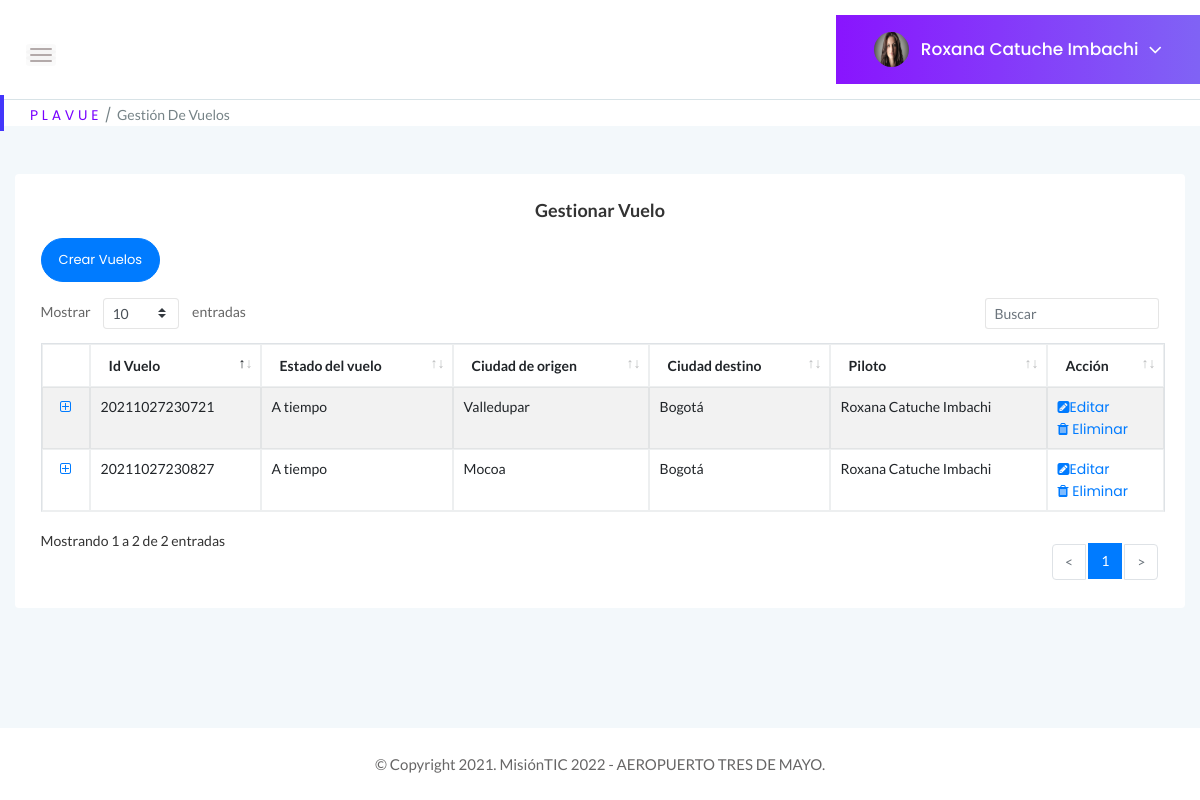
/GestionVuelos (signed in), run on the app's committed database.
### tables this page shows
CREATE TABLE Usuarios (Id_usuario BIGINT PRIMARY KEY, Documento BIGINT UNIQUE, tipoDocumento INTEGER REFERENCES tipo_documento (id_documento) ON DELETE RESTRICT ON UPDATE RESTRICT MATCH SIMPLE, contraseña VARCHAR NOT NULL, tipoPerfil INTEGER REFERENCES Perfil (Id_perfil) ON DELETE RESTRICT ON UPDATE RESTRICT, estadoUsuario INTEGER REFERENCES Estado (Id_estado) ON DELETE RESTRICT ON UPDATE RESTRICT, Nombre VARCHAR (100) NOT NULL, correo VARCHAR (100) UNIQUE NOT NULL, fechaNacimiento DATE, sexo INTEGER REFERENCES Genero (Id_genero) ON DELETE RESTRICT ON UPDATE RESTRICT, Celular BIGINT, nacionalidad INTEGER REFERENCES Nacionalidad (Id_pais) ON DELETE RESTRICT ON UPDATE RESTRICT, nombreContacto VARCHAR (100), numeroContacto BIGINT);

CREATE TABLE Vuelos (Id_vuelo INTEGER PRIMARY KEY UNIQUE, placa VARCHAR (20), aereolinea STRING, origen INTEGER, destino INTEGER, horaSalida TIME, horaLlegada TIME, fecha DATE, estado STRING, capacidad INT, reservas INTEGER, cupos INT, precio INT, piloto VARCHAR (100));

CREATE TABLE Ciudades (Id_ciudad INTEGER PRIMARY KEY, Ciudad VARCHAR (30));

### app.py (the view)
@app.route("/GestionVuelos", methods=["GET"])
def Gestion_Vuelos():
    if "usuario" in session:
        if request.method == "GET":
            try:
                with sqlite3.connect("Plavue.db") as con:
                    con.row_factory = sqlite3.Row
                    cur = con.cursor()
                    cur.execute("SELECT * FROM Usuarios WHERE correo = ?", [session["usuario"]])
                    query = cur.fetchone()
                with sqlite3.connect("Plavue.db") as con1:
                    con1.row_factory = sqlite3.Row
                    cur1 = con1.cursor()
                    cur1.execute("SELECT * FROM Vuelos")
                    query2 = cur1.fetchall()
                with sqlite3.connect("Plavue.db") as con2:
                    con2.row_factory = sqlite3.Row
                    cur2 = con2.cursor()
                    cur2.execute("SELECT * FROM Ciudades")
                    query3 = cur2.fetchall()
                return render_template("GestionVuelos.html", perfil = query, vuelos = query2, ciudad = query3)
            except Error as er:
                print('SQLite error: %s' % (' '.join(er.args)))
                print('SQLite traceback: ')
            return render_template("GestionVuelos.html")
    return render_template('Login.html')

### templates/GestionVuelos.html (shortened to what this page needs)
<!doctype html>
<html class="no-js" lang="es">
<head>
    <link rel="stylesheet" href="{{ url_for('static', filename='css/bootstrap.min.css') }}">
    <link rel="stylesheet" href="{{ url_for('static', filename='css/font-awesome.min.css') }}">
    <link rel="stylesheet" href="{{ url_for('static', filename='css/themify-icons.css') }}">
    <link rel="stylesheet" href="{{ url_for('static', filename='css/metisMenu.css') }}">
    <link rel="stylesheet" href="{{ url_for('static', filename='css/owl.carousel.min.css') }}">
    <link rel="stylesheet" href="{{ url_for('static', filename='css/slicknav.min.css') }}">
    <link rel="stylesheet" href="https://www.amcharts.com/lib/3/plugins/export/export.css" type="text/css" media="all" />
    <link rel="stylesheet" type="text/css" href="{{ url_for('static', filename='css/tables/jquery.dataTables.css') }}">
    <link rel="stylesheet" type="text/css" href="{{ url_for('static', filename='css/tables/dataTables.bootstrap4.min.css') }}">
    <link rel="stylesheet" type="text/css" href="{{ url_for('static', filename='css/tables/responsive.bootstrap.min.css') }}">
    <link rel="stylesheet" type="text/css" href="{{ url_for('static', filename='css/tables/responsive.jqueryui.min.css') }}">
    <link rel="stylesheet" href="{{ url_for('static', filename='css/typography.css') }}">
    <link rel="stylesheet" href="{{ url_for('static', filename='css/default-css.css') }}">
    <link rel="stylesheet" href="{{ url_for('static', filename='css/styles.css') }}">
    <link rel="stylesheet" href="{{ url_for('static', filename='css/responsive.css') }}">
    <link rel="stylesheet" href="{{ url_for('static', filename='js/vendor/select2.css') }}">
</head>
<body>
    <div class="page-container">
        <div class="main-content">
            <div class="header-area">
                <div class="row align-items-center">
                    <div class="col-md-6 col-sm-8 clearfix">
                        <div class="nav-btn pull-left">
                            <span></span>
                            <span></span>
                            <span></span>
                        </div>
                    </div>
                    <div class="col-sm-6 clearfix">
                        <div class="user-profile pull-right">
                            <img class="avatar user-thumb" src="static/images/icon/admin.jpg" alt="avatar">
                            <h4 class="user-name dropdown-toggle" data-toggle="dropdown">{{perfil[6]}}<i class="fa fa-angle-down"></i></h4>
                        </div>
                    </div>
                </div>
            </div>
            <div class="page-title-area">
                <div class="row align-items-center">
                    <div class="col-sm-12">
                        <div class="breadcrumbs-area clearfix">
                            <ul class="breadcrumbs pull-left">
                                <li><a href="../perfiladmin">P L A V U E</a></li>
                                <li><span>Gestión de vuelos</span></li>
                            </ul>
                        </div>
                    </div>
                </div>
            </div>
            <div class="body main-content-inner">
                <div class="row">
                    <div class="col-12 mt-5">
                        <div class="card">
                            <div class="card-body">
                                <h4 class="header-title" align="center">Gestionar Vuelo</h4>
                                <section class="panel">
                                    <header class="panel-heading">
                                        <a class="btn btn-rounded btn-primary mb-3" href="../CrearVuelos" role="button">Crear Vuelos</a>
                                    </header>
                                    <div class="panel-body">
                                        <table class="table table-bordered table-striped mb-none" id="datatable-gestionvuelos">
                                            <thead>
                                                <tr>
                                                    <th>Id Vuelo</th>
                                                    <th>Estado del vuelo</th>
                                                    <th>Ciudad de origen</th>
                                                    <th>Ciudad destino</th>
                                                    <th>Piloto</th>
                                                    <th>Acción</th>
                                                </tr>
                                            </thead>
                                            <tbody>
                                                {% for r in vuelos %}
                                                    <tr class="gradeX">
                                                        <td>{{r ["Id_vuelo"]}}</td>
                                                        <td>{{r ["estado"]}}</td>
                                                        <td>
                                                            {% for c in ciudad %}
                                                                {% if r["origen"] == c["Id_ciudad"] %}
                                                                    <span>{{c["Ciudad"]}}</span>
                                                                {% endif %}
                                                            {% endfor %}
                                                        </td>
                                                        <td>
                                                            {% for c in ciudad %}
                                                            {% if r["destino"] == c["Id_ciudad"] %}
                                                                <span>{{c["Ciudad"]}}</span>
                                                            {% endif %}
                                                            {% endfor %}
                                                        </td>
                                                        <td>{{r ["piloto"]}}</td>
                                                        <td class="center"><div ><a href="../EditarVuelos/{{r ['Id_vuelo']}}"><i
                                                            class="fa fa-pencil-square"></i>Editar</a></div><a href="../EliminarVuelos/{{r ['Id_vuelo']}}"><i class="fa fa-trash"></i> Eliminar</a></div></td>
                                                {% endfor %}
                                    </div>
                            </div>
                        </div>
                    </div>
                </div>
            </div>
        <footer>
            <div class="footer-area">
                <p>© Copyright 2021. MisiónTIC 2022 - AEROPUERTO TRES DE MAYO.</p>
            </div>
        </footer>
</body>
</html>

### data on the page
Usuarios: Nombre "Roxana Catuche Imbachi"
Vuelos: Id_vuelo "20211027230721", estado "A tiempo", piloto "Roxana Catuche Imbachi"
Ciudades: Ciudad "Valledupar"
Ciudades: Ciudad "Bogotá"
Vuelos: Id_vuelo "20211027230827", estado "A tiempo", piloto "Roxana Catuche Imbachi"
Ciudades: Ciudad "Mocoa"
